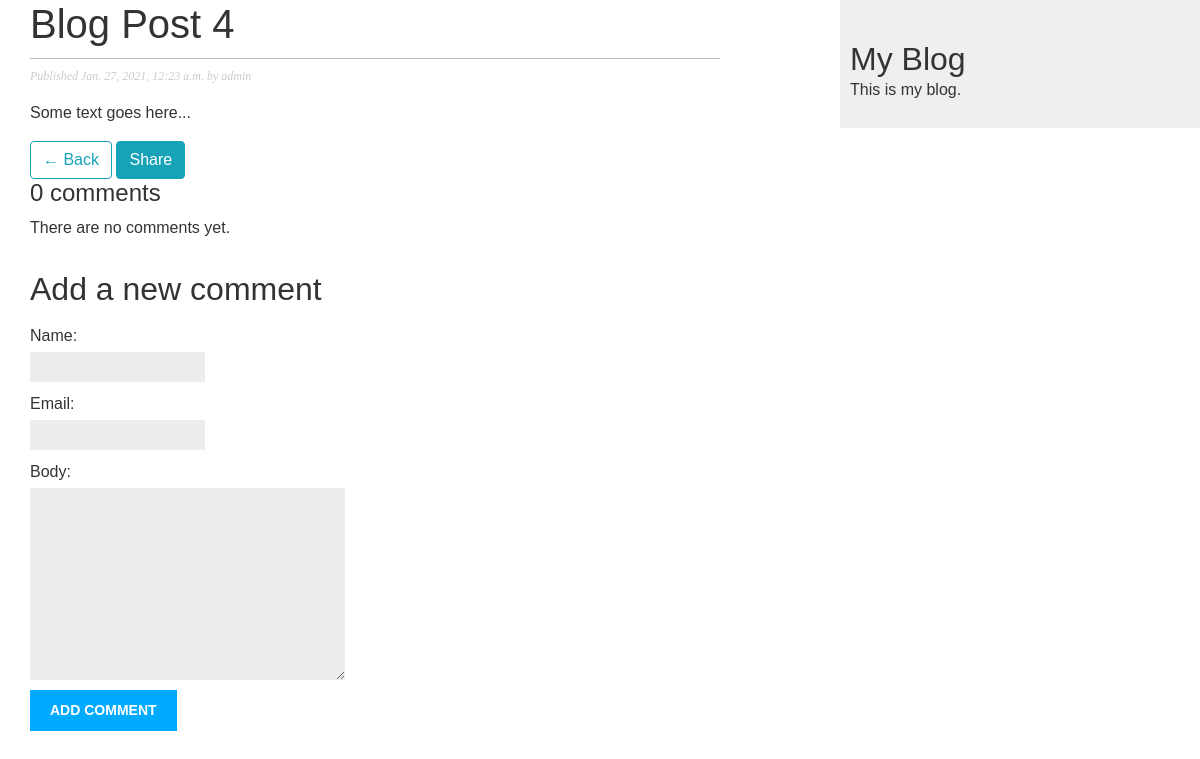
The page /blog/2021/1/27/blog-post-4/ on the database as committed earlier.
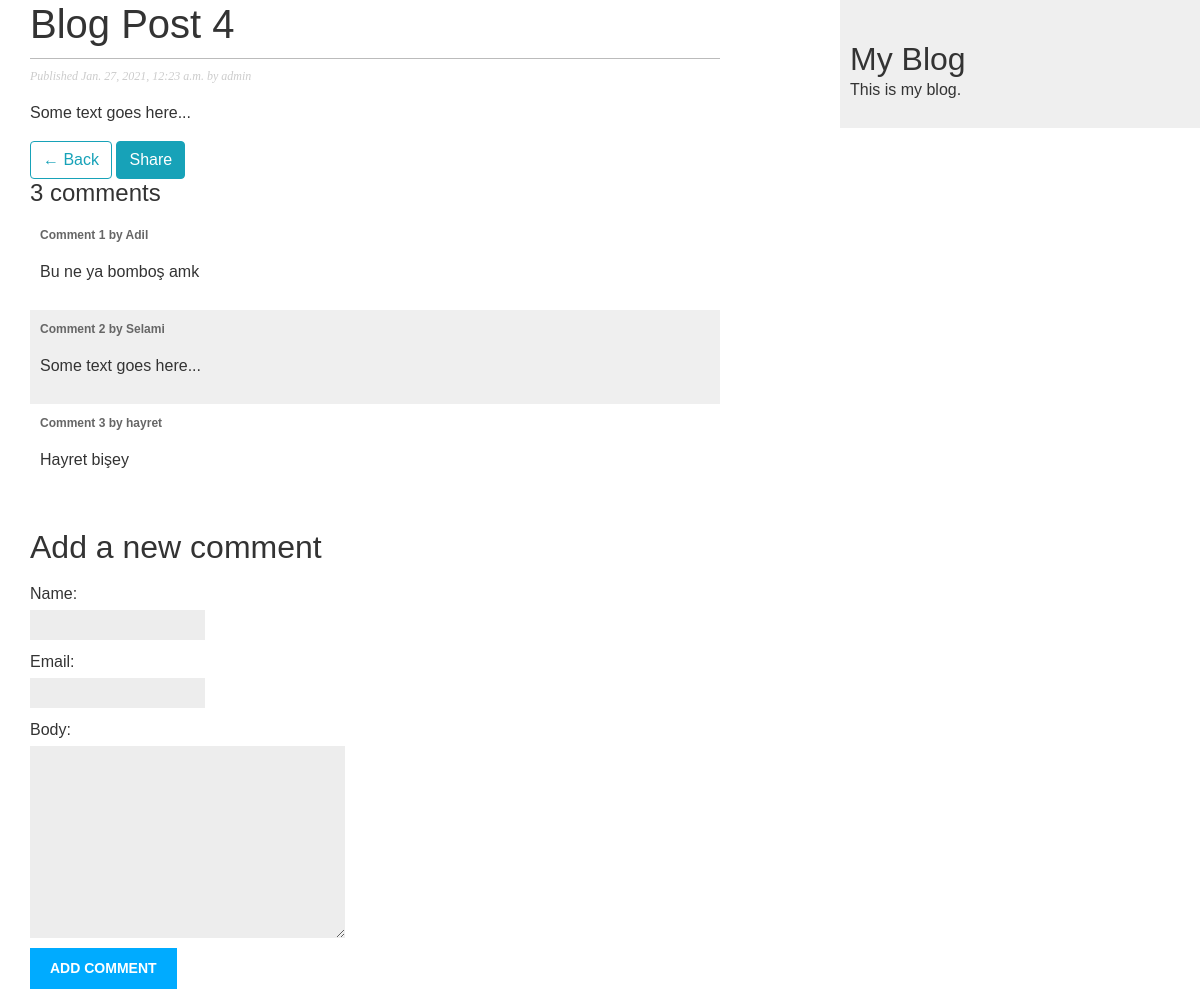
The same page on the database as committed later.
### blog/models.py (models this page shows, shortened)
class Comment(models.Model):
    post = models.ForeignKey(Post, on_delete=models.CASCADE, related_name='comments')
    name = models.CharField(max_length=80)
    email = models.EmailField()
    body = models.TextField()
    created = models.DateTimeField(auto_now_add=True)
    updated = models.DateTimeField(auto_now=True)
    active = models.BooleanField(default=True)
    class Meta:
        ordering = ('created',) # ascending order (older to newer)

### blog/views.py (the view)
# urls.py: path('<int:year>/<int:month>/<int:day>/<slug:post>/', views.post_detail, name='post_detail'),
def post_detail(request, year, month, day, post):
    post = get_object_or_404(Post, slug=post,
                                    status='published',
                                    publish__year=year,
                                    publish__month=month,
                                    publish__day=day)
    comments = post.comments.filter(active=True)
    new_comment = None
    if request.method == 'POST':
        comment_form = CommentForm(data=request.POST)
        if comment_form.is_valid():
            new_comment = comment_form.save(commit=False)
            new_comment.post = post
            new_comment.save()
            comment_form = CommentForm()
            messages.success(request, 'You commented successfully')
    else:
        comment_form = CommentForm()
    return render(request, 'blog/post/detail.html',
                    {'post': post, 'comments': comments, 'new_comment': new_comment, 'comment_form': comment_form})

### blog/forms.py
class CommentForm(forms.ModelForm):
     class Meta:
         model = Comment
         fields = ('name', 'email', 'body')

### blog/templates/blog/post/detail.html (shortened to what this page needs)
{% extends 'blog/base.html' %}
{% block content %}
    <h1>{{ post.title }}</h1>
    <p class="date">
        Published {{post.publish}} by {{post.author}}
    </p>
    {{post.body|linebreaks}}
    <a href="{% url 'blog:post_list' %}" class="btn btn-outline-info">&larr; Back</a>
    <a href="{% url 'blog:post_share' post.id %}" class="btn btn-info">Share</a>
    {% with comments.count as total_comments %}
    <h4>
        {{ total_comments }} comment{{total_comments|pluralize}}
    </h4>
    {% endwith %}
    {% for comment in comments %}
        <div class="comment">
            <p class="info">
                Comment {{ forloop.counter }} by {{ comment.name }}
            </p>
            {{ comment.body|linebreaks }}
        </div>
    {% empty %}
        <p>
            There are no comments yet.
        </p>
    {% endfor %}
    <h2>Add a new comment</h2>
    <form action="" method="post">
        {{ comment_form.as_p }}
        <p><input type="submit" value="Add comment"></p>
    </form>
{% endblock %}

Rows that differ between the two databases and show on the page:
added Comment: name "Adil", body "Bu ne ya bomboş amk"
added Comment: name "Selami", body "Some text goes here..."
added Comment: name "hayret", body "Hayret bişey"
Other text that changed with them:
{{ total_comments }}: "0" → "3"
text no longer shown: "There are no comments yet."
